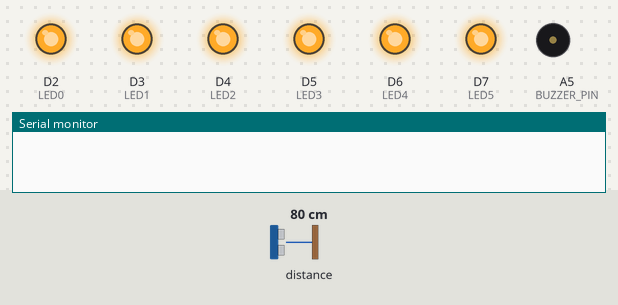
A sketch run on a simulated Particle Photon. Shown: output pins drawn as LEDs (lit = HIGH), buzzer (waves = sounding), the last lines printed to the serial monitor. Inputs (shaded band) come from the test bench; at power-on: distance to the obstacle 80 cm. The echo pulse lasts 58.3 µs per cm; pins used as bus, display or sensor lines are not drawn.

Above: at 0.1 s.
At 3.1 s:
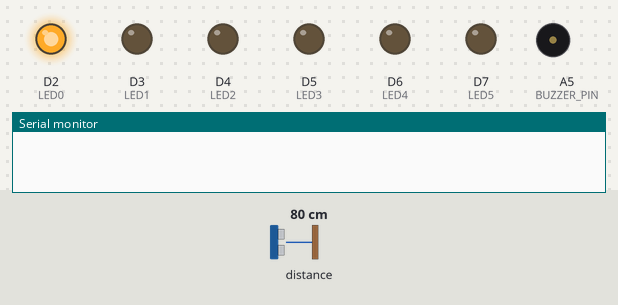
At 30.6 s:
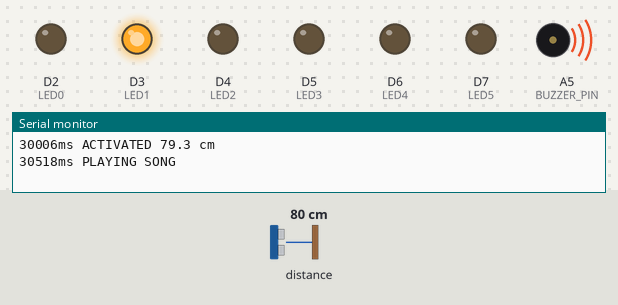
At 38.0 s:
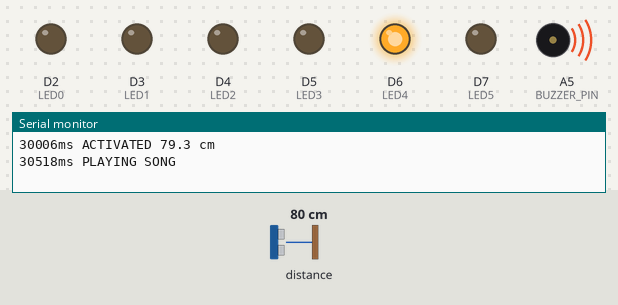
At 41.8 s:
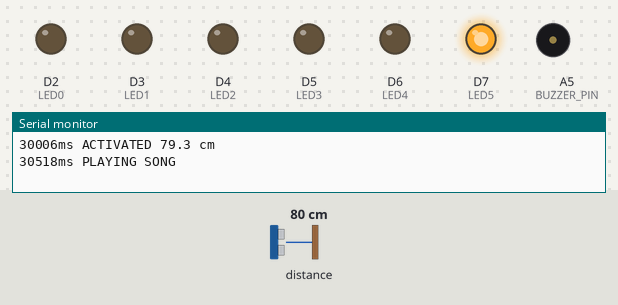
At 42.92 s:
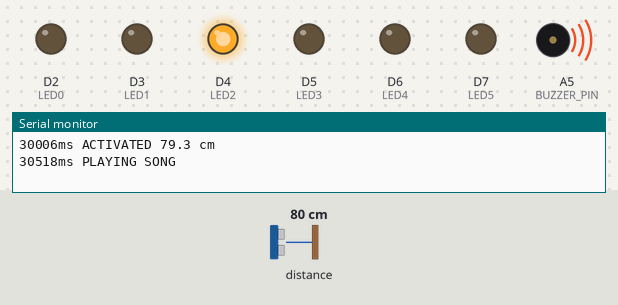
Timing chart, 0 to 43.0 s (numbered marks = the images above):
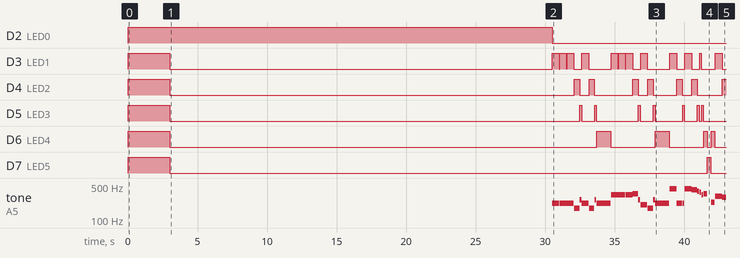

Measured:
- by itself, D2 (LED0): HIGH → LOW at 30.5 s
- by itself, D4 (LED2): HIGH → LOW at 3.0 s, → HIGH 29.1 s later, → LOW 0.38 s later, → HIGH 0.70 s later, … (14 changes in this stretch)
- by itself, D5 (LED3): HIGH → LOW at 3.0 s, → HIGH 29.5 s later, → LOW 0.13 s later, → HIGH 0.95 s later, … (15 changes in this stretch)
- by itself, D6 (LED4): HIGH → LOW at 3.0 s, → HIGH 30.7 s later, → LOW 1.0 s later, → HIGH 3.2 s later, … (9 changes in this stretch)
- by itself, D7 (LED5): HIGH → LOW at 3.0 s, → HIGH 38.7 s later, → LOW 0.25 s later
- by itself, tone on A5 (BUZZER_PIN): plays 220 Hz for 0.50 s, 220 Hz for 0.50 s, 220 Hz for 0.50 s, 174 Hz for 0.38 s, 261 Hz for 0.12 s, 220 Hz for 0.50 s … (30 notes in this stretch)

The sketch:

pumkin.ino
```cpp
/*
 * Created on: October 30, 2016
 * Author: Sebastian Kopf <seb.kopf@gmail.com>
 * Darth Pumpkin script for Particle Photon
 * (should work with any arduino as well with a little modification)
 */

#include "application.h"
#include "pitches.h"

// range finder
#define TRIGGER_PIN D1
#define ECHO_PIN D0
#define READ_INTERVAL 50 // how often to query sensor [ms] (limited by speed of reading)
#define ALARM_DISTANCE 400 // distance for activation [cm]
#define TRIGGER_TIME 500 // debounce [ms]
bool is_active = false;
long last_read_time = millis();
long last_active_time = millis();

// song and LEDs
#define BUZZER_PIN A5
#define SONG_MIN_INTERVAL 1000*30 // minimum wait for activating the song [ms]
long last_song_time = millis();

// beginning of imperial march (modified for easier extension)
// original transcription thanks to instructables user eserra
// http://www.instructables.com/id/How-to-easily-play-music-with-buzzer-on-arduino-Th/
const int n_notes = 71;
const double notes[] =
  {NA3, NA3,  NA3, NF3, NC4,  NA3, NF3,  NC4, NA3, NE4, NE4,  NE4,  NF4,  NC4,  NAb3, NF3, NC4, NA3,
   NA4, NA3,  NA3, NA4, NAb4, NG4, NGb4, NE4, NF4, NP,  NBb3, NEb4, ND4,  NDb4, NC4,  NB3, NC4, NP,
   NF3, NAb3, NF3, NA3, NC4,  NA3, NC4,  NE4, NA4, NA3, NA3,  NA4,  NAb4, NG4,  NGb4, NE4, NF4, NP,
   NBb3,NEb4, ND4, NDb4,NC4,  NB3, NC4,  NP,  NF3, NAb3,NF3,  NC4,  NA3,  NF3,  NC4,  NA3, NP};
const double beats[] =
  {Q,   Q,    Q,   E+S, S,    Q,   E+S,  S,   H,   Q,   Q,    Q,    E+S,  S,    Q,    E+S, S,   H,
   Q,   E+S,  S,   Q,   E+S,  S,   S,    S,   E,   E,   E,    Q,    E+S,  S,    S,    S,   E,   E,
   E,   Q,    E+S, S,   Q,    E+S, S,    H,   Q,   E+S, S,    Q,    E+S,  S,    S,    S,   E,   E,
   E,   Q,    E+S, S,   S,    S,   E,    E,   E,   Q,   E+S,  S,    Q,    E+S,  S,    H,   H};

// lightin settings
#define LED0 D2 // background lighting
#define LED1 D3 // red
#define LED2 D4 // red
#define LED3 D5 // green
#define LED4 D6 // blue
#define LED5 D7 // PAUSE - usually don't connect to any external LED

const int lights[] =
  {LED1,LED1, LED1,LED2,LED3, LED1,LED2, LED3,LED4,LED1,LED1,LED1,  LED2, LED3, LED1, LED2,LED3,LED4,
   LED1,LED2, LED3,LED1,LED2, LED3,LED1, LED3,LED4,LED5,LED4,LED1,  LED2, LED3, LED1, LED3,LED4,LED5,
   LED4,LED1, LED2,LED3,LED1, LED2,LED3, LED4,LED1,LED2,LED3,LED1,  LED2, LED3, LED1, LED3,LED4,LED5,
   LED4,LED1, LED2,LED3,LED1, LED3,LED4, LED5,LED4,LED1,LED2,LED3,  LED1, LED2, LED3, LED4,LED5};


// setup
void setup() {
  Serial.begin(9600); // for info messages

  pinMode(TRIGGER_PIN, OUTPUT);
  digitalWriteFast(TRIGGER_PIN, LOW);
  pinMode(ECHO_PIN, INPUT);

  pinMode(BUZZER_PIN,  OUTPUT);
  pinMode(LED0, OUTPUT);
  pinMode(LED1, OUTPUT);
  pinMode(LED2, OUTPUT);
  pinMode(LED3, OUTPUT);
  pinMode(LED4, OUTPUT);
  pinMode(LED5, OUTPUT);

  digitalWrite(LED0, HIGH);
  digitalWrite(LED1, HIGH);
  digitalWrite(LED2, HIGH);
  digitalWrite(LED3, HIGH);
  digitalWrite(LED4, HIGH);
  digitalWrite(LED5, HIGH);

  // few s delay to check all LEDs are active (for troubleshooting)
  delay(1000*3);
  turn_on_LED(LED0); // only background on
}

void turn_on_LED (int pin) {
  // turn all off
  digitalWrite(LED0, LOW);
  digitalWrite(LED1, LOW);
  digitalWrite(LED2, LOW);
  digitalWrite(LED3, LOW);
  digitalWrite(LED4, LOW);
  digitalWrite(LED5, LOW);
  // turn specified on
  digitalWrite(pin, HIGH);
}

// loop
void loop() {

  if (millis() - last_read_time > READ_INTERVAL &&
      millis() - last_song_time > SONG_MIN_INTERVAL ) {
    last_read_time = millis();
    double d_cm = read_distance();
    if (d_cm < ALARM_DISTANCE) {
      // distance sensor activated
      if (!is_active) {
        is_active = true;
        last_active_time = millis();
        Serial.print(millis());
        Serial.printf("ms ACTIVATED %.1f cm", d_cm);
        Serial.println();
      }
      // see if min active trigger time has passed (i.e. debounce it)
      if (millis() - last_active_time > TRIGGER_TIME) {
        Serial.print(millis());
        Serial.println("ms PLAYING SONG");
        play_song();
        last_song_time = millis();
        is_active = false;
      }
    }
    else if (is_active == true) {
      Serial.print(millis());
      Serial.printf("ms DEACTIVATED %.1f cm", d_cm);
      Serial.println();
      // no activity
      is_active = false;
    }
  }

}

double read_distance () {
    digitalWriteFast(TRIGGER_PIN, HIGH);
    delayMicroseconds(10);
    digitalWriteFast(TRIGGER_PIN, LOW);
    unsigned long duration = pulseIn(ECHO_PIN, HIGH); // in mico seconds
    double cm = duration * 340 * 0.0001 * 0.5; // speed of sound 340 m/s, convert to cm/us, factor 2 for there and back
    return(cm);
}

void play_song() {
  int i = 0;
  for (; i < n_notes; i++) {
    turn_on_LED(lights[i]);
    if (notes[i] == NP) {
      noTone(BUZZER_PIN);
      delay(beats[i]);
    } else {
      tone(BUZZER_PIN, notes[i], beats[i]);
      delay(beats[i]); // wait for tone to finish
    }
    digitalWrite(lights[i], LOW);
    delay(GAP); // brief pause between notes
  }

  digitalWrite(LED0, HIGH); // background LED back on
  Serial.println("song done");
}
```

pitches.h
```cpp
// modified from pitches created by instructables user eserra
// http://www.instructables.com/id/How-to-easily-play-music-with-buzzer-on-arduino-Th/

// PAUSE
#define NP    0

// OTHER NOTES
#define	NC0  16.35
#define	NDb0	17.32
#define	ND0	18.35
#define	NEb0	19.45
#define	NE0	20.60
#define	NF0	21.83
#define	NGb0	23.12
#define	NG0	24.50
#define	NAb0	25.96
#define	NA0	27.50
#define	NBb0	29.14
#define	NB0	30.87
#define	NC1	32.70
#define	NDb1	34.65
#define	ND1	36.71
#define	NEb1	38.89
#define	NE1	41.20
#define	NF1	43.65
#define	NGb1	46.25
#define	NG1	49.00
#define	NAb1	51.91
#define	NA1	55.00
#define	NBb1	58.27
#define	NB1	61.74
#define	NC2	65.41
#define	NDb2	69.30
#define	ND2	73.42
#define	NEb2	77.78
#define	NE2	82.41
#define	NF2	87.31
#define	NGb2	92.50
#define	NG2	98.00
#define	NAb2	103.83
#define	NA2	110.00
#define	NBb2	116.54
#define	NB2	123.47
#define	NC3	130.81
#define	NDb3	138.59
#define	ND3	146.83
#define	NEb3	155.56
#define	NE3	164.81
#define	NF3	174.61
#define	NGb3	185.00
#define	NG3	196.00
#define	NAb3	207.65
#define	NA3	220.00
#define	NBb3	233.08
#define	NB3	246.94
#define	NC4	261.63
#define	NDb4	277.18
#define	ND4	293.66
#define	NEb4	311.13
#define	NE4	329.63
#define	NF4	349.23
#define	NGb4	369.99
#define	NG4	392.00
#define	NAb4	415.30
#define	NA4	440.00
#define	NBb4	466.16
#define	NB4	493.88
#define	NC5	523.25
#define	NDb5	554.37
#define	ND5	587.33
#define	NEb5	622.25
#define	NE5	659.26
#define	NF5	698.46
#define	NGb5	739.99
#define	NG5	783.99
#define	NAb5	830.61
#define	NA5	880.00
#define	NBb5	932.33
#define	NB5	987.77
#define	NC6	1046.50
#define	NDb6	1108.73
#define	ND6	1174.66
#define	NEb6	1244.51
#define	NE6	1318.51
#define	NF6	1396.91
#define	NGb6	1479.98
#define	NG6	1567.98
#define	NAb6	1661.22
#define	NA6	1760.00
#define	NBb6	1864.66
#define	NB6	1975.53
#define	NC7	2093.00
#define	NDb7	2217.46
#define	ND7	2349.32
#define	NEb7	2489.02
#define	NE7	2637.02
#define	NF7	2793.83
#define	NGb7	2959.96
#define	NG7	3135.96
#define	NAb7	3322.44
#define	NA7	3520.01
#define	NBb7	3729.31
#define	NB7	3951.07
#define	NC8	4186.01
#define	NDb8	4434.92
#define	ND8	4698.64
#define	NEb8	4978.03

// notes durations
const int BPM = 120;
const int Q = 60000/BPM; //quarter 1/4
const int H = 2*Q; //half 2/4
const int E = Q/2;   //eighth 1/8
const int S = Q/4; // sixteenth 1/16
const int W = 4*Q; // whole 4/4
const int GAP = BPM/5; // gap between notes
```
